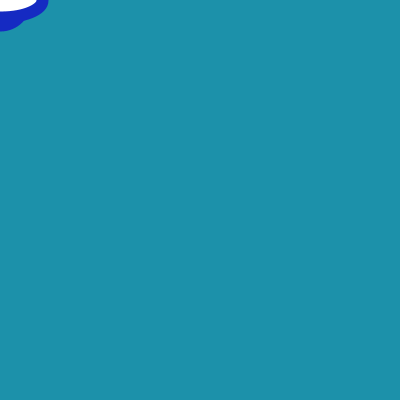
Frame 1 (no input)
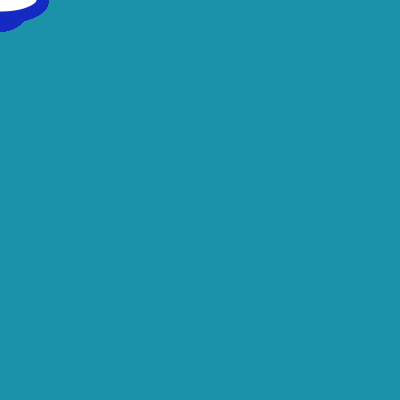
Frame 60 (the mouse pressed at the canvas centre just before this capture)
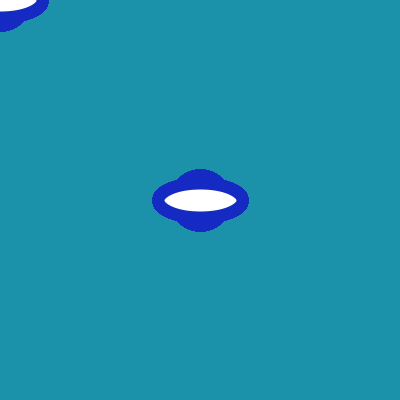
Frame 120 (the mouse held since frame 60 and released just before this capture)

The Processing sketch that drew these frames (run headless with seeded random() and noise(); from frame 60 on, the mouse is pressed at the canvas centre):

// Processing sketch: processing_176927
// ── processing_176927.pde

// Ampelschaltung
// 12.12.2014

/*Aufgabenstellung
Entwickle ein Programm, das eine Ampel simuliert. Processing zeichnet standardmaessig 60 Bilder pro Sekunde. Mittels des frameRate(n) Befehls kannst du diese Zahl Ã�Â¤ndern.*/

int vergangeneZeit=0;

void setup()
{
size(400,400);
background(28,145,170);
}

void draw()
{
strokeWeight (12);
stroke (21,42,194);
ellipse (mouseX, mouseY, 50,50);
ellipse (mouseY, mouseX, 35,23);
ellipse (mouseX, mouseY, 84,34);
}
